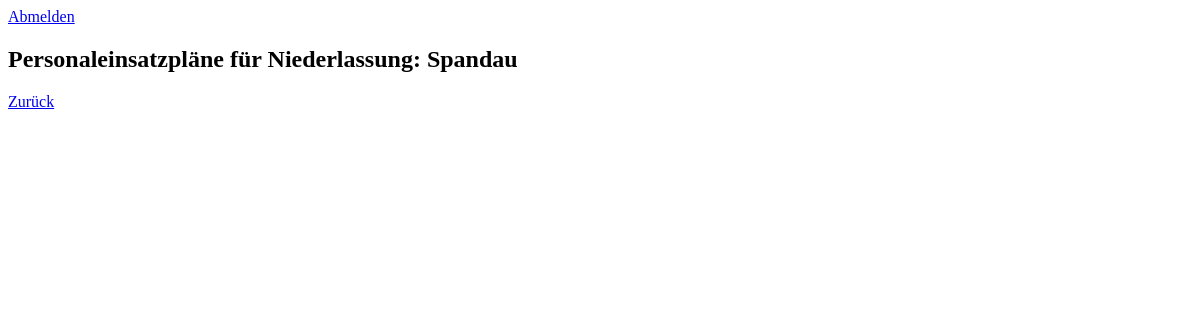
Before: /PersonaleinsatzplanHaeH/niederlassung/2/personaleinsatzplan_uebersicht/ with the older database file.
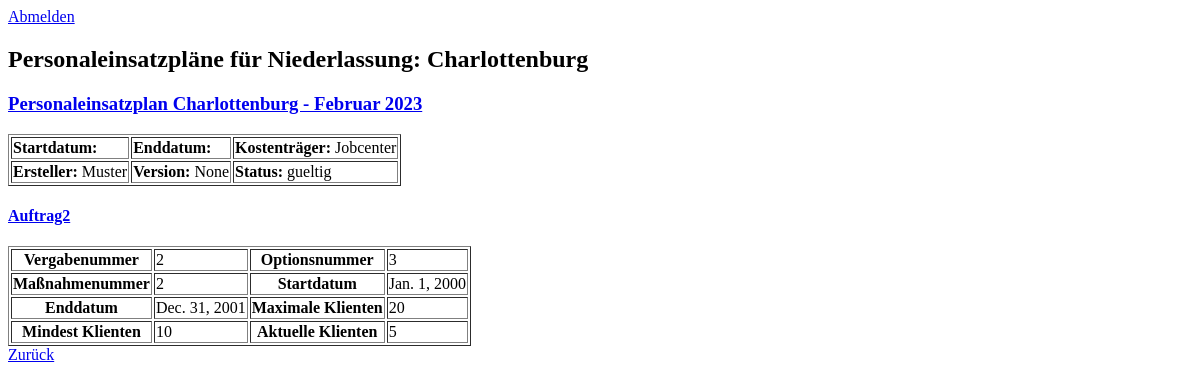
After: the same page with the newer database file.
### PersonaleinsatzplanHaeH/models.py (models this page shows, shortened)
class Niederlassung(models.Model):
    name = models.CharField(max_length=255)

class Personaleinsatzplan(models.Model):
    STATUS_CHOICES = [
        ('entwurf', 'Entwurf'),
        ('in_bearbeitung', 'in Bearbeitung'),
        ('gueltig', 'Gültig'),
        ('archiviert', 'Archiviert'),
        ('storniert', 'Storniert')
    ]
    name = models.CharField(max_length=255)
    gueltigkeit_monat = models.IntegerField(choices=[
        (1, "Januar"), (2, "Februar"), (3, "März"), (4, "April"),
        (5, "Mai"), (6, "Juni"), (7, "Juli"), (8, "August"),
        (9, "September"), (10, "Oktober"), (11, "November"), (12, "Dezember")
    ])
    gueltigkeit_jahr = models.IntegerField()
    kostentraeger = models.CharField(max_length=255)
    ersteller = models.CharField(max_length=255)
    version = models.IntegerField(blank=True, null=True)
    status = models.CharField(max_length=20, choices=STATUS_CHOICES, default='entwurf')
    niederlassung = models.ForeignKey(
        'Niederlassung', on_delete=models.PROTECT, related_name='personaleinsatzplaene'
    )

class Auftrag(models.Model):
    name = models.CharField(max_length=255)
    vergabenummer = models.CharField(max_length=255, unique=True)
    optionsnummer = models.CharField(max_length=255, unique=True)
    massnahmenummer = models.CharField(max_length=255, unique=True)
    startdatum = models.DateField()
    enddatum = models.DateField()
    max_klienten = models.IntegerField(default=0)
    mindest_klienten = models.IntegerField(default=0)
    aktuell_klienten = models.IntegerField(default=0)
    personaleinsatzplan = models.ForeignKey(Personaleinsatzplan, on_delete=models.CASCADE, related_name='auftraege')

### PersonaleinsatzplanHaeH/views.py (the view, shortened to what this page needs)
# urls.py: path('niederlassung/<int:pk>/personaleinsatzplan_uebersicht/', NiederlassungPersonaleinsatzplanuebersicht.as_view(), name='niederlassung_personaleinsatzplan_uebersicht'),
class NiederlassungPersonaleinsatzplanuebersicht(DetailView):
    model = Niederlassung
    template_name = 'niederlassung_personaleinsatzplan_uebersicht.html'
    context_object_name = 'niederlassung'
    def get_context_data(self, **kwargs):
        context = super().get_context_data(**kwargs)
        niederlassung = self.object
        personaleinsatzplaene = Personaleinsatzplan.objects.filter(niederlassung=niederlassung).prefetch_related(
            'auftraege__betreuungsschluessel__mitarbeiter_zuweisungen__mitarbeiter'
        )
        plandetails = []
        for plan in personaleinsatzplaene:
            auftraege = plan.auftraege.all()
            auftrag_details = []
            for auftrag in auftraege:
                betreuungsschluessel_list = auftrag.betreuungsschluessel.all()
                betreuungsschluessel_details = []
                auftrag_details.append({
                    'auftrag': auftrag,
                    'betreuungsschluessel': betreuungsschluessel_details,
                })
            plandetails.append({
                'plan': plan,
                'auftraege': auftrag_details,
            })
        context['plandetails'] = plandetails
        context['zurueck_link'] = self.request.GET.get('next', reverse('PersonaleinsatzplanHaeH:startseite'))
        context['zurueck_link'] = self.request.GET.get('next', reverse('PersonaleinsatzplanHaeH:startseite'))
        return context

### templates/niederlassung_personaleinsatzplan_uebersicht.html (shortened to what this page needs)
<!DOCTYPE html>
<html lang="de">
<head>
</head>
<body>
<div class="navbar">
    <a href="{% url 'PersonaleinsatzplanHaeH:logout' %}" class="logout-link">Abmelden</a>
</div>
<h2>Personaleinsatzpläne für Niederlassung: {{ niederlassung.name }}</h2>
{% for plandetail in plandetails %}
    <h3>
        <a href="{% url 'PersonaleinsatzplanHaeH:personaleinsatzplan_uebersicht' plandetail.plan.id %}?next={{ request.path }}">
        {{ plandetail.plan.name }}
        </a>
    </h3>
    <table border="1">
        <tbody>
            <tr>
                <td><strong>Startdatum:</strong> {{ plandetail.plan.startdatum }}</td>
                <td><strong>Enddatum:</strong> {{ plandetail.plan.enddatum }}</td>
                <td><strong>Kostenträger:</strong> {{ plandetail.plan.kostentraeger }}</td>
            </tr>
            <tr>
                <td><strong>Ersteller:</strong> {{ plandetail.plan.ersteller }}</td>
                <td><strong>Version:</strong> {{ plandetail.plan.version }}</td>
                <td><strong>Status:</strong> {{ plandetail.plan.status }}</td>
            </tr>
        </tbody>
    </table>
    {% for auftrag_detail in plandetail.auftraege %}
        <h4>
            <a href="{% url 'PersonaleinsatzplanHaeH:auftrag_detail' auftrag_detail.auftrag.id %}?next={{ request.path }}">
                {{ auftrag_detail.auftrag.name }}
            </a>
        </h4>
        <table border="1">
            <tr>
                <th>Vergabenummer</th>
                <td>{{ auftrag_detail.auftrag.vergabenummer }}</td>
                <th>Optionsnummer</th>
                <td>{{ auftrag_detail.auftrag.optionsnummer }}</td>
            </tr>
            <tr>
                <th>Maßnahmenummer</th>
                <td>{{ auftrag_detail.auftrag.massnahmenummer }}</td>
                <th>Startdatum</th>
                <td>{{ auftrag_detail.auftrag.startdatum }}</td>
            </tr>
            <tr>
                <th>Enddatum</th>
                <td>{{ auftrag_detail.auftrag.enddatum }}</td>
                <th>Maximale Klienten</th>
                <td>{{ auftrag_detail.auftrag.max_klienten }}</td>
            </tr>
            <tr>
                <th>Mindest Klienten</th>
                <td>{{ auftrag_detail.auftrag.mindest_klienten }}</td>
                <th>Aktuelle Klienten</th>
                <td>{{ auftrag_detail.auftrag.aktuell_klienten }}</td>
            </tr>
        </table>
    {% endfor %}
{% endfor %}
<a href="{{ zurueck_link }}">Zurück</a>
</body>
</html>

Changed rows visible on the page:
changed Niederlassung: name "Spandau" → "Charlottenburg"
now on this page (row edited): Personaleinsatzplan: plan.name "Personaleinsatzplan Charlottenburg - Februar 2023", plan.kostentraeger "Jobcenter", plan.ersteller "Muster", plan.version "None", plan.status "gueltig"
added Auftrag: auftrag.name "Auftrag2", auftrag.vergabenummer "2", auftrag.optionsnummer "3", auftrag.massnahmenummer "2", auftrag.startdatum "Jan. 1, 2000", auftrag.enddatum "Dec. 31, 2001", auftrag.max_klienten "20", auftrag.mindest_klienten "10", auftrag.aktuell_klienten "5"
